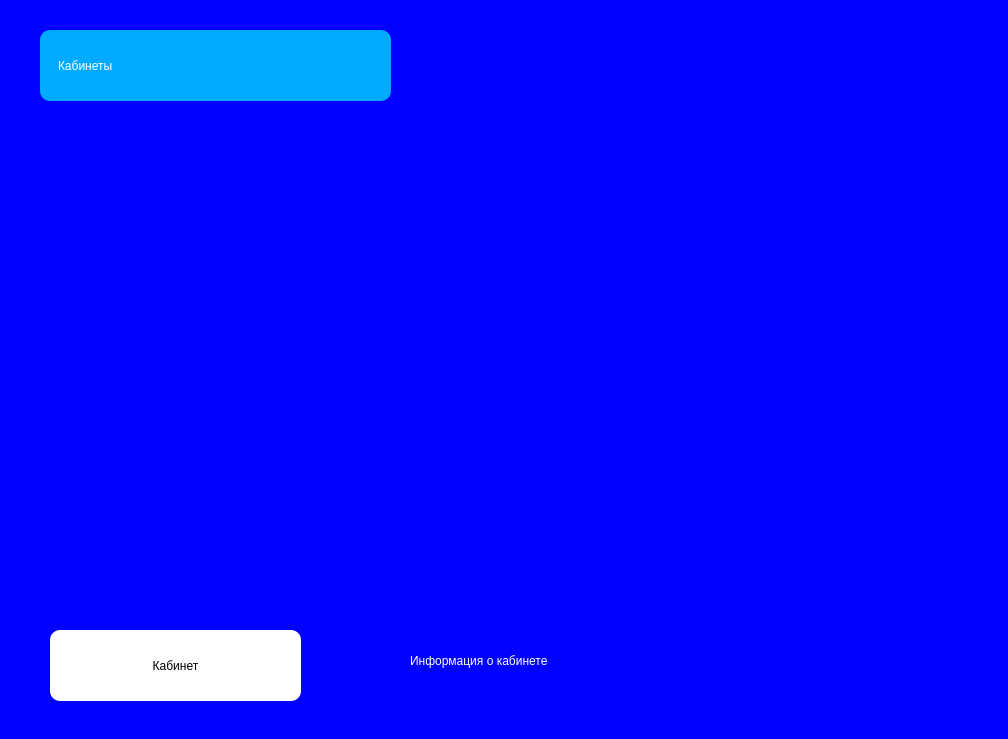
<?xml version="1.0" encoding="UTF-8"?>
<ui version="4.0">
 <class>MainWindow</class>
 <widget class="QMainWindow" name="MainWindow">
  <property name="geometry">
   <rect>
    <x>0</x>
    <y>0</y>
    <width>1008</width>
    <height>739</height>
   </rect>
  </property>
  <property name="windowTitle">
   <string>MainWindow</string>
  </property>
  <property name="styleSheet">
   <string notr="true">background-color: rgb(0, 0, 255);</string>
  </property>
  <widget class="QWidget" name="centralwidget">
   <widget class="QLabel" name="HeaderWindow">
    <property name="geometry">
     <rect>
      <x>40</x>
      <y>30</y>
      <width>351</width>
      <height>71</height>
     </rect>
    </property>
    <property name="styleSheet">
     <string notr="true">font: 24pt &quot;MS Shell Dlg 2&quot;;
color: rgb(255, 255, 255);
background-color: rgb(0, 170, 255);
border-radius:10px;
padding:15px;</string>
    </property>
    <property name="text">
     <string>Кабинеты</string>
    </property>
   </widget>
   <widget class="QToolButton" name="cabinetButton">
    <property name="geometry">
     <rect>
      <x>50</x>
      <y>630</y>
      <width>251</width>
      <height>71</height>
     </rect>
    </property>
    <property name="styleSheet">
     <string notr="true">background-color: rgb(255, 255, 255);
border-radius:10px;
font: 20pt &quot;MS Shell Dlg 2&quot;;</string>
    </property>
    <property name="text">
     <string>Кабинет</string>
    </property>
   </widget>
   <widget class="QLabel" name="informationCabinet">
    <property name="geometry">
     <rect>
      <x>410</x>
      <y>630</y>
      <width>471</width>
      <height>61</height>
     </rect>
    </property>
    <property name="styleSheet">
     <string notr="true">font: 20pt &quot;MS Shell Dlg 2&quot;;
color: rgb(255, 255, 255);</string>
    </property>
    <property name="text">
     <string>Информация о кабинете</string>
    </property>
   </widget>
  </widget>
 </widget>
 <resources>
  <include location="new.qrc"/>
 </resources>
 <connections/>
</ui>
